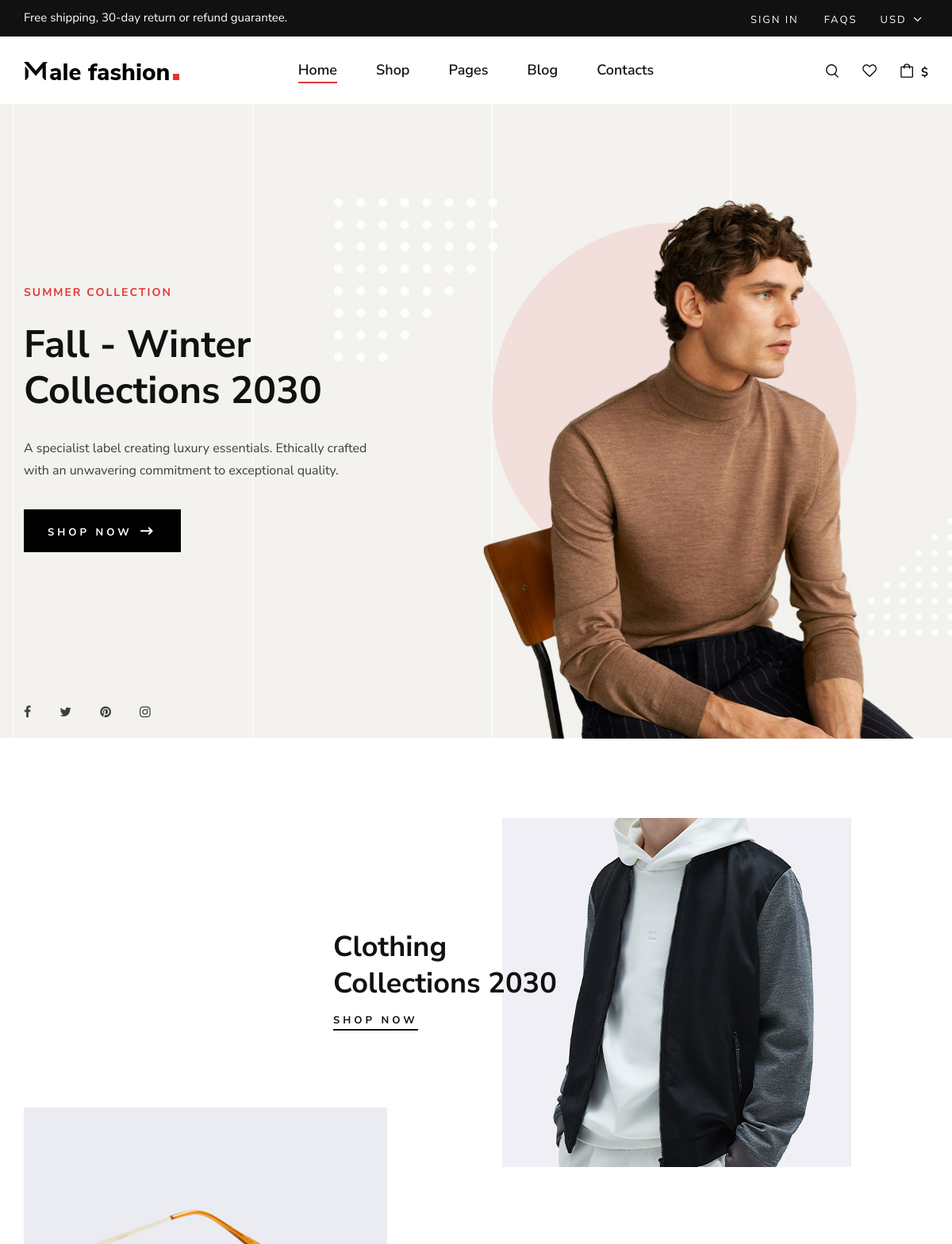
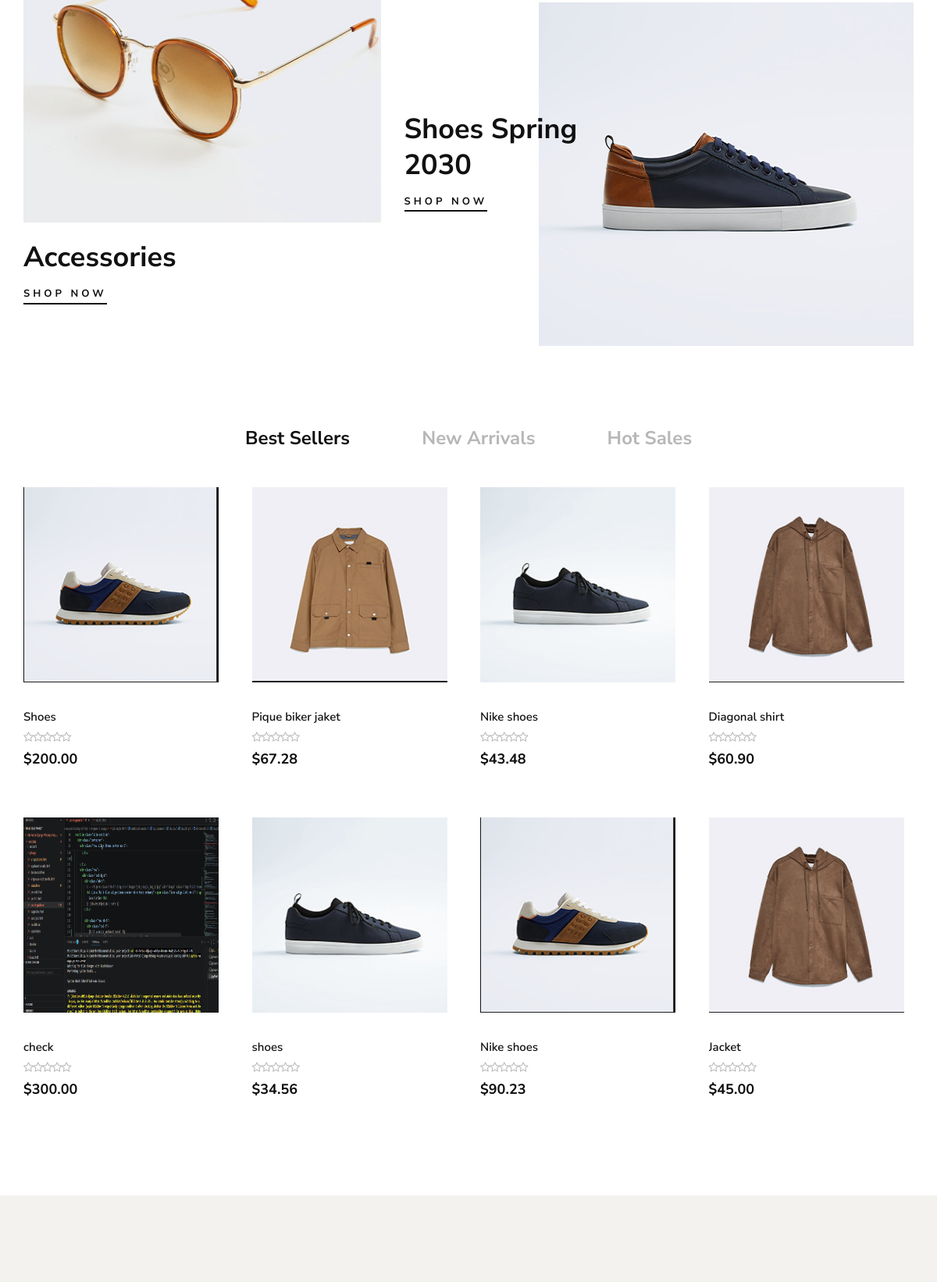
The page / (upper part) on the database its author committed (2 pictures, top to bottom).
### shop/models.py (models this page shows)
class Products(models.Model):
    name = models.CharField(max_length=100)
    price = models.DecimalField(max_digits=8, decimal_places=2)
    image = models.ImageField(upload_to='products/')

### shop/views.py (the view)
# urls.py: path('', views.home , name="home"),
def home(request):
    products = Products.objects.all()
    return render(request, 'index.html', {'products': products})

### shop/templates/index.html (shortened to what this page needs)
{% load static %}
{% include 'head.html' %}
<body>
    <header class="header">
        <div class="header__top">
            <div class="container">
                <div class="row">
                    <div class="col-lg-6 col-md-7">
                        <div class="header__top__left">
                            <p>Free shipping, 30-day return or refund guarantee.</p>
                        </div>
                    </div>
                    <div class="col-lg-6 col-md-5">
                        <div class="header__top__right">
                            <div class="header__top__links">
                                <a href="/login/">Sign In</a>
                                <a href="#">FAQs</a>
                            </div>
                            <div class="header__top__hover">
                                <span>Usd <i class="arrow_carrot-down"></i></span>
                            </div>
                        </div>
                    </div>
                </div>
            </div>
        </div>
        <div class="container">
            <div class="row">
                <div class="col-lg-3 col-md-3">
                    <div class="header__logo">
                         <a href="{% url 'home' %}"><img src="{% static 'img/logo.png' %}" alt=""></a>
                    </div>
                </div>
                <div class="col-lg-6 col-md-6">
                    <nav class="header__menu mobile-menu">
                        <ul>
                            <li class="active"><a href="{% url 'home' %}">Home</a></li>
                            <li><a href="{% url 'shop' %}">Shop</a></li>
                            <li><a href="#">Pages</a>
                            </li>
                            <li><a href="{% url 'blog' %}">Blog</a></li>
                            <li><a href="{% url 'contacts' %}">Contacts</a></li>
                        </ul>
                    </nav>
                </div>
                <div class="col-lg-3 col-md-3">
    <div class="header__nav__option">
        <a href="#" class="search-switch">
            <img src="{% static 'img/icon/search.png' %}" alt="">
        </a>
        <a href="{% url 'wishlist' %}">
            <img src="{% static 'img/icon/heart.png' %}" alt="">
        </a>
        <a href="{% url 'cart' %}">
            <img src="{% static 'img/icon/cart.png' %}" alt="">
        </a>
        <div class="price">${{ cart_total }}</div>
    </div>
</div>
            </div>
        </div>
    </header>
    <section class="hero">
        <div class="hero__slider owl-carousel">
            <div class="hero__items set-bg" data-setbg="{% static 'img/hero/hero-1.jpg' %}">
                <div class="container">
                    <div class="row">
                        <div class="col-xl-5 col-lg-7 col-md-8">
                            <div class="hero__text">
                                <h6>Summer Collection</h6>
                                <h2>Fall - Winter Collections 2030</h2>
                                <p>A specialist label creating luxury essentials. Ethically crafted with an unwavering
                                commitment to exceptional quality.</p>
                                <a href="{% url 'shop' %}" class="primary-btn">Shop now <span class="arrow_right"></span></a>
                                <div class="hero__social">
                                    <a href="#"><i class="fa fa-facebook"></i></a>
                                    <a href="#"><i class="fa fa-twitter"></i></a>
                                    <a href="#"><i class="fa fa-pinterest"></i></a>
                                    <a href="#"><i class="fa fa-instagram"></i></a>
                                </div>
                            </div>
                        </div>
                    </div>
                </div>
            </div>
        </div>
    </section>
 <section class="banner spad">
        <div class="container">
            <div class="row">
                <div class="col-lg-7 offset-lg-4">
                    <div class="banner__item">
                        <div class="banner__item__pic">
                            <img src="{% static 'img/banner/banner-1.jpg' %}" alt="">
                        </div>
                        <div class="banner__item__text">
                            <h2>Clothing Collections 2030</h2>
                            <a href="#">Shop now</a>
                        </div>
                    </div>
                </div>
                <div class="col-lg-5">
                    <div class="banner__item banner__item--middle">
                        <div class="banner__item__pic">
                            <img src="{% static 'img/banner/banner-2.jpg' %}" alt="">
                        </div>
                        <div class="banner__item__text">
                            <h2>Accessories</h2>
                            <a href="#">Shop now</a>
                        </div>
                    </div>
                </div>
                <div class="col-lg-7">
                    <div class="banner__item banner__item--last">
                        <div class="banner__item__pic">
                            <img src="{% static 'img/banner/banner-3.jpg' %}" alt="">
                        </div>
                        <div class="banner__item__text">
                            <h2>Shoes Spring 2030</h2>
                            <a href="#">Shop now</a>
                        </div>
                    </div>
                </div>
            </div>
        </div>
    </section>
<section class="product spad">
        <div class="container">
            <div class="row">
                <div class="col-lg-12">
                    <ul class="filter__controls">
                        <li class="active" data-filter="*">Best Sellers</li>
                        <li data-filter=".new-arrivals">New Arrivals</li>
                        <li data-filter=".hot-sales">Hot Sales</li>
                    </ul>
                </div>
            </div>
            <div class="row product__filter">
                {% for product in products %}
                <div class="col-lg-3 col-md-6 col-sm-6 mb-4" >
                    <div class="product__item ">
                        <div class="product__item__pic ">
                            {% if product.image %}
                            <img src="{{ product.image.url }}" alt="{{ product.name }}" width="250" height="250">
                            {% endif %}
                        </div>
                        <div class="product__item__text">
                             <h6>{{ product.name }}</h6>
                            <div class="rating">
                                <i class="fa fa-star-o"></i>
                                <i class="fa fa-star-o"></i>
                                <i class="fa fa-star-o"></i>
                                <i class="fa fa-star-o"></i>
                                <i class="fa fa-star-o"></i>
                            </div>
                             <h5>${{ product.price }}</h5>
                        </div>
                    </div>
                </div>
                {% endfor %}
            </div>
        </div>
    </section>
    <section class="categories spad">
    </section>
</body>
</html>

### rows shown on the page
Products: image (picture), name "Shoes", price "200.00"
Products: image (picture), name "Pique biker jaket", price "67.28"
Products: image (picture), name "Nike shoes", price "43.48"
Products: image (picture), name "Diagonal shirt", price "60.90"
Products: image (picture), name "check", price "300.00"
Products: image (picture), name "shoes", price "34.56"
Products: image (picture), name "Nike shoes", price "90.23"
Products: image (picture), name "Jacket", price "45.00"
